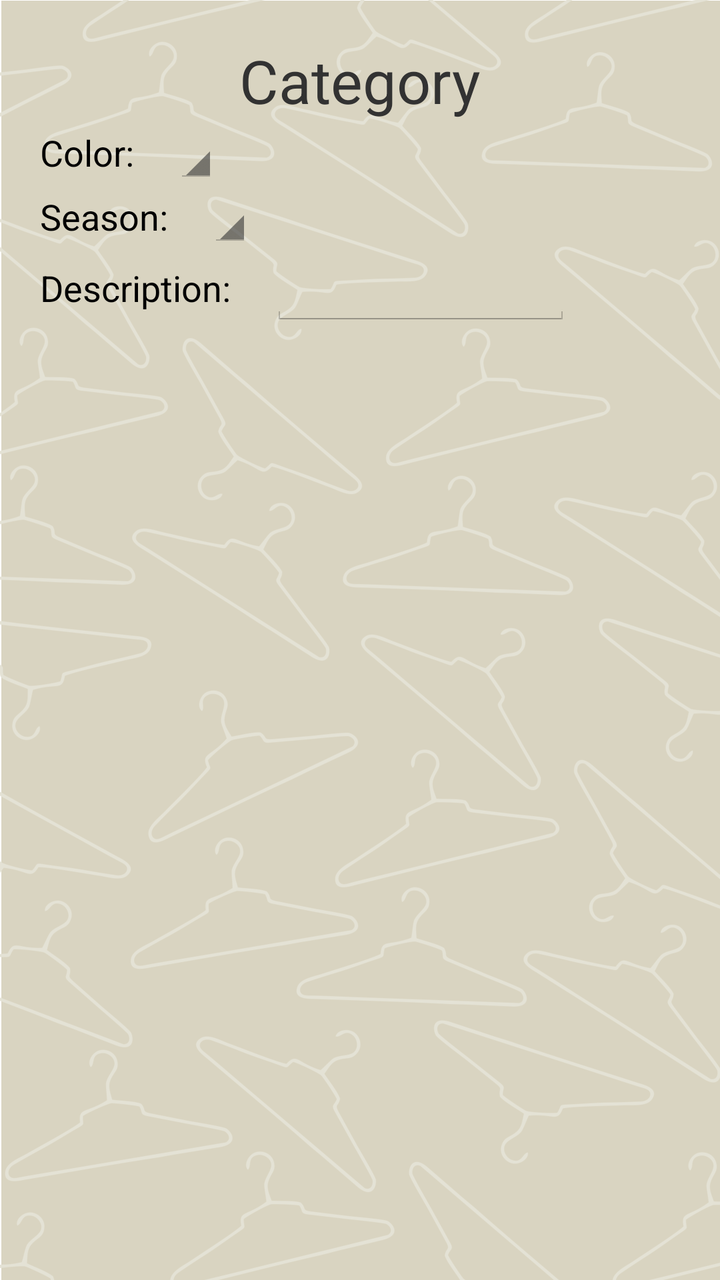
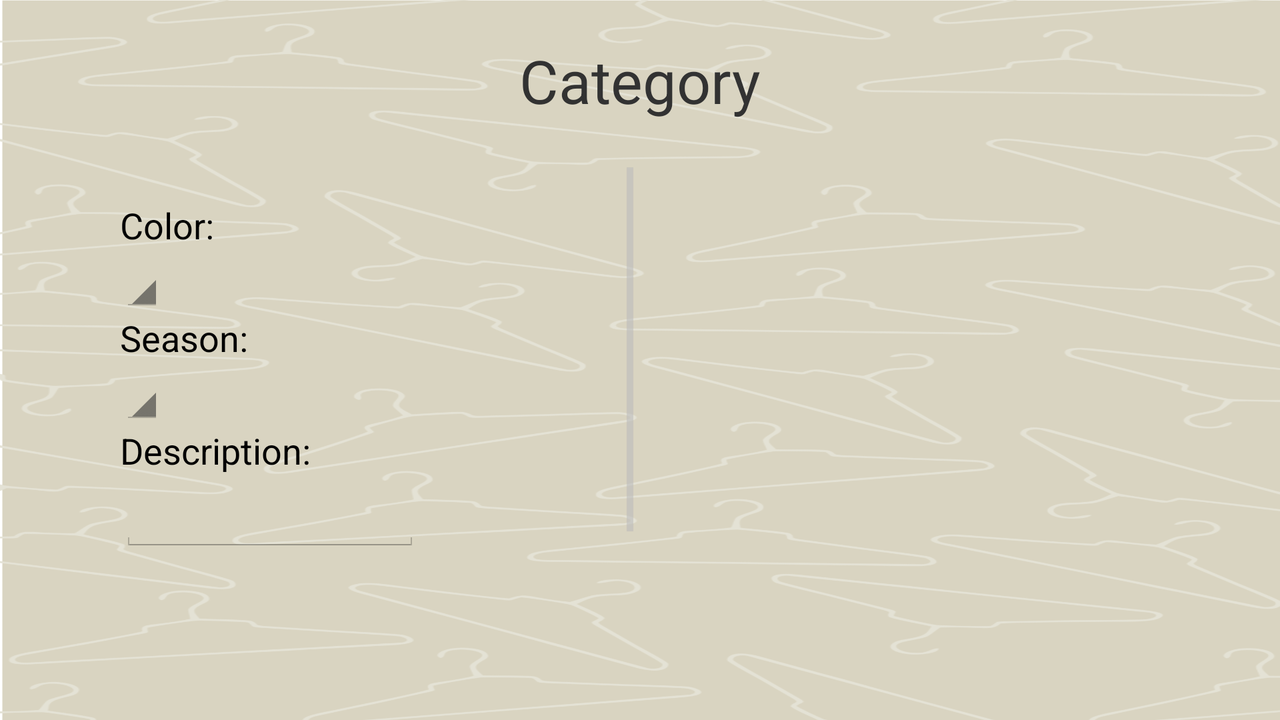

The same Android screen from two of the app's own layout files: first res/layout/ as a phone draws it, then the repository's variant for another configuration, drawn on a device whose configuration selects that folder. Both files follow.
<!-- AndroidManifest.xml: application theme AppTheme -->
<!-- res/layout/activity_search.xml -->
<LinearLayout xmlns:android="http://schemas.android.com/apk/res/android"
    xmlns:tools="http://schemas.android.com/tools"
    android:layout_width="fill_parent"
    android:layout_height="fill_parent"
    android:orientation="vertical"
    android:padding="20dp"
    android:background="@drawable/background">

    <TextView
        android:id="@+id/txtTitle"
        android:layout_width="wrap_content"
        android:layout_height="wrap_content"
        android:layout_gravity="center_horizontal"
        android:text="Category"
        android:textSize="30dp" />

    <LinearLayout
        android:layout_width="wrap_content"
        android:layout_height="wrap_content"
        android:orientation="horizontal">

        <TextView
            android:id="@+id/txtCol"
            android:layout_width="wrap_content"
            android:layout_height="wrap_content"
            android:layout_gravity="center_vertical"
            android:text="@string/txt_color"
            android:textAppearance="?android:attr/textAppearanceMedium" />


        <TextView

            android:layout_width="wrap_content"
            android:layout_height="wrap_content"
            android:layout_gravity="center_vertical"
            android:layout_marginRight="20dp"
            android:text=":"
            android:textAppearance="?android:attr/textAppearanceMedium" />

        <Spinner
            android:id="@+id/spnCol"
            android:layout_width="wrap_content"
            android:layout_height="wrap_content"
            android:layout_gravity="bottom"
            android:layout_weight="1" />
    </LinearLayout>

    <LinearLayout
        android:layout_width="wrap_content"
        android:layout_height="wrap_content"
        android:orientation="horizontal">

        <TextView
            android:id="@+id/txtSeason"
            android:layout_width="wrap_content"
            android:layout_height="wrap_content"
            android:layout_gravity="center_vertical"
            android:text="@string/txt_season"
            android:textAppearance="?android:attr/textAppearanceMedium" />


        <TextView

            android:layout_width="wrap_content"
            android:layout_height="wrap_content"
            android:layout_gravity="center_vertical"
            android:layout_marginRight="20dp"
            android:text=":"
            android:textAppearance="?android:attr/textAppearanceMedium" />

        <Spinner
            android:id="@+id/spnSeason"
            android:layout_width="wrap_content"
            android:layout_height="wrap_content"
            android:layout_gravity="bottom"
            android:layout_weight="1" />
    </LinearLayout>

    <LinearLayout
        android:layout_width="wrap_content"
        android:layout_height="wrap_content"
        android:orientation="horizontal">


        <TextView
            android:id="@+id/txtDesc"
            android:layout_width="wrap_content"
            android:layout_height="wrap_content"
            android:layout_gravity="center_vertical"
            android:text="@string/txt_desc"
            android:textAppearance="?android:attr/textAppearanceMedium" />


        <TextView

            android:layout_width="wrap_content"
            android:layout_height="wrap_content"
            android:layout_gravity="center_vertical"
            android:layout_marginRight="20dp"
            android:text=":"
            android:textAppearance="?android:attr/textAppearanceMedium" />

        <EditText
            android:id="@+id/etxtDesc"
            android:layout_width="150dp"
            android:layout_height="wrap_content"
            android:layout_gravity="center_horizontal" />
    </LinearLayout>


    <Button
        android:id="@+id/btnSearch"
        android:layout_width="wrap_content"
        android:layout_height="wrap_content"
        android:layout_gravity="center_horizontal"
        android:layout_margin="20dp"
        android:background="@drawable/search_ic" />

    <GridView
        android:id="@+id/gridSearch"
        android:layout_width="match_parent"
        android:layout_height="match_parent"
        android:layout_alignParentLeft="true"
        android:layout_alignParentStart="true"
        android:layout_centerVertical="true"
        android:columnWidth="70dp"
        android:gravity="center"
        android:horizontalSpacing="10dp"
        android:listSelector="@color/main_transparent"
        android:numColumns="auto_fit"
        android:padding="10dp"
        android:stretchMode="columnWidth"
        android:verticalSpacing="10dp" />


</LinearLayout>
<!-- resources referenced by this layout -->
<resources>
  <color name="main_transparent">#50065F50</color>
  <!-- drawable background: jpg bitmap (drawable-hdpi, 26650 bytes) -->
  <string name="txt_color">Color</string>
  <string name="txt_desc">Description</string>
  <string name="txt_season">Season</string>
  <style name="AppTheme" parent="android:Theme.Holo.Light.DarkActionBar">
          
          <item name="android:actionBarStyle">@style/MyActionBar</item>
          <item name="android:editTextStyle">@style/EditTextStyle</item>
  
      </style>
  <style name="MyActionBar" parent="@android:style/Widget.Holo.Light.ActionBar">
          <item name="android:background">@color/main</item>
          <item name="android:titleTextStyle">@style/MyTheme.ActionBar.TitleTextStyle</item>
      </style>
  <style name="EditTextStyle" parent="@android:style/Widget.Holo.Light.EditText">
  
          <item name="android:colorFocusedHighlight">#f00</item>
          <item name="android:colorActivatedHighlight">#f00</item>
          <item name="android:editTextColor">#f00</item>
          <item name="android:color">#f00</item>
  
      </style>
  <color name="main">#065F50</color>
  <style name="MyTheme.ActionBar.TitleTextStyle" parent="@android:style/TextAppearance.Holo.Widget.ActionBar.Title">
          <item name="android:textColor">@color/main_text</item>
      </style>
  <color name="main_text">#fff</color>
</resources>
<!-- res/layout-land/activity_search.xml (the repository's variant of the layout above) -->
<!-- drawn on the phone turned sideways -->
<LinearLayout xmlns:android="http://schemas.android.com/apk/res/android"
    xmlns:tools="http://schemas.android.com/tools"
    android:layout_width="match_parent"
    android:layout_height="match_parent"
    android:orientation="vertical"
    android:padding="20dp"
    android:background="@drawable/background">

    <TextView
        android:id="@+id/txtTitle"
        android:layout_width="wrap_content"
        android:layout_height="wrap_content"
        android:layout_gravity="center_horizontal"
        android:text="Category"
        android:textSize="30dp" />

    <LinearLayout xmlns:tools="http://schemas.android.com/tools"
        android:layout_width="match_parent"
        android:layout_height="match_parent"
        android:layout_weight="1"
        android:orientation="horizontal"
        android:padding="20dp">

        

        <ScrollView
            android:id="@+id/scrollView6"
            android:layout_width="0dp"
            android:layout_height="match_parent"
            android:layout_weight="1"
            android:scrollbarStyle="outsideOverlay">

            <LinearLayout xmlns:tools="http://schemas.android.com/tools"
                android:layout_width="wrap_content"
                android:layout_height="match_parent"
                android:orientation="vertical"
                android:padding="20dp">


                <LinearLayout
                    android:layout_width="wrap_content"
                    android:layout_height="wrap_content"
                    android:orientation="horizontal">

                    <TextView
                        android:id="@+id/txtCol"
                        android:layout_width="wrap_content"
                        android:layout_height="wrap_content"
                        android:layout_gravity="center_vertical"
                        android:text="@string/txt_color"
                        android:textAppearance="?android:attr/textAppearanceMedium" />


                    <TextView

                        android:layout_width="wrap_content"
                        android:layout_height="wrap_content"
                        android:layout_gravity="center_vertical"
                        android:layout_marginRight="20dp"
                        android:text=":"
                        android:textAppearance="?android:attr/textAppearanceMedium" />


                </LinearLayout>

                <Spinner
                    android:id="@+id/spnCol"
                    android:layout_width="wrap_content"
                    android:layout_height="wrap_content"
                    android:layout_gravity="bottom"
                    android:layout_weight="1" />

                <LinearLayout
                    android:layout_width="wrap_content"
                    android:layout_height="wrap_content"
                    android:orientation="horizontal">

                    <TextView
                        android:id="@+id/txtSeason"
                        android:layout_width="wrap_content"
                        android:layout_height="wrap_content"
                        android:layout_gravity="center_vertical"
                        android:text="@string/txt_season"
                        android:textAppearance="?android:attr/textAppearanceMedium" />


                    <TextView

                        android:layout_width="wrap_content"
                        android:layout_height="wrap_content"
                        android:layout_gravity="center_vertical"
                        android:layout_marginRight="20dp"
                        android:text=":"
                        android:textAppearance="?android:attr/textAppearanceMedium" />


                </LinearLayout>

                <Spinner
                    android:id="@+id/spnSeason"
                    android:layout_width="wrap_content"
                    android:layout_height="wrap_content"
                    android:layout_gravity="bottom"
                    android:layout_weight="1" />

                <LinearLayout
                    android:layout_width="wrap_content"
                    android:layout_height="wrap_content"
                    android:orientation="horizontal">


                    <TextView
                        android:id="@+id/txtDesc"
                        android:layout_width="wrap_content"
                        android:layout_height="wrap_content"
                        android:layout_gravity="center_vertical"
                        android:text="@string/txt_desc"
                        android:textAppearance="?android:attr/textAppearanceMedium" />


                    <TextView

                        android:layout_width="wrap_content"
                        android:layout_height="wrap_content"
                        android:layout_gravity="center_vertical"
                        android:layout_marginRight="20dp"
                        android:text=":"
                        android:textAppearance="?android:attr/textAppearanceMedium" />


                </LinearLayout>

                <EditText
                    android:id="@+id/etxtDesc"
                    android:layout_width="150dp"
                    android:layout_height="wrap_content"
                    android:layout_gravity="center_horizontal" />

                <Button
                    android:id="@+id/btnSearch"
                    android:layout_width="wrap_content"
                    android:layout_height="wrap_content"
                    android:layout_gravity="center_horizontal"
                    android:layout_margin="20dp"
                    android:background="@drawable/search_ic" />


            </LinearLayout>
        </ScrollView>

        
        <GridView
            android:id="@+id/gridSearch"
            android:layout_width="0dp"
            android:layout_height="match_parent"
            android:layout_alignParentLeft="true"
            android:layout_alignParentStart="true"
            android:layout_centerVertical="true"
            android:layout_weight="1"
            android:gravity="center"
            android:horizontalSpacing="10dp"
            android:listSelector="@color/main_transparent"
            android:numColumns="auto_fit"
            android:columnWidth="70dp"
            android:padding="10dp"
            android:stretchMode="columnWidth"
            android:verticalSpacing="10dp" />
    </LinearLayout>

</LinearLayout>
